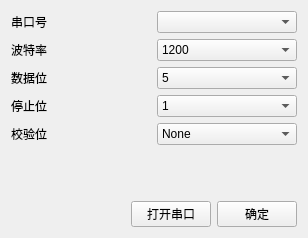
<?xml version="1.0" encoding="UTF-8"?>
<ui version="4.0">
 <class>Settings</class>
 <widget class="QWidget" name="Settings">
  <property name="geometry">
   <rect>
    <x>0</x>
    <y>0</y>
    <width>308</width>
    <height>238</height>
   </rect>
  </property>
  <property name="windowTitle">
   <string>Form</string>
  </property>
  <property name="styleSheet">
   <string notr="true">font: 12pt &quot;微软雅黑&quot;;</string>
  </property>
  <layout class="QVBoxLayout" name="verticalLayout">
   <item>
    <layout class="QGridLayout" name="gridLayout">
     <item row="2" column="0">
      <widget class="QLabel" name="label_3">
       <property name="text">
        <string>数据位</string>
       </property>
      </widget>
     </item>
     <item row="4" column="1">
      <widget class="QComboBox" name="comboBox_CheckBit">
       <item>
        <property name="text">
         <string>None</string>
        </property>
       </item>
       <item>
        <property name="text">
         <string>Odd</string>
        </property>
       </item>
       <item>
        <property name="text">
         <string>Even</string>
        </property>
       </item>
       <item>
        <property name="text">
         <string>Space</string>
        </property>
       </item>
       <item>
        <property name="text">
         <string>Mark</string>
        </property>
       </item>
      </widget>
     </item>
     <item row="3" column="1">
      <widget class="QComboBox" name="comboBox_StopBit">
       <item>
        <property name="text">
         <string>1</string>
        </property>
       </item>
       <item>
        <property name="text">
         <string>1.5</string>
        </property>
       </item>
       <item>
        <property name="text">
         <string>2</string>
        </property>
       </item>
      </widget>
     </item>
     <item row="0" column="1">
      <widget class="QComboBox" name="comboBox_Port"/>
     </item>
     <item row="2" column="1">
      <widget class="QComboBox" name="comboBox_DataBit">
       <item>
        <property name="text">
         <string>5</string>
        </property>
       </item>
       <item>
        <property name="text">
         <string>6</string>
        </property>
       </item>
       <item>
        <property name="text">
         <string>7</string>
        </property>
       </item>
       <item>
        <property name="text">
         <string>8</string>
        </property>
       </item>
      </widget>
     </item>
     <item row="1" column="1">
      <widget class="QComboBox" name="comboBox_Baud">
       <item>
        <property name="text">
         <string>1200</string>
        </property>
       </item>
       <item>
        <property name="text">
         <string>2400</string>
        </property>
       </item>
       <item>
        <property name="text">
         <string>4800</string>
        </property>
       </item>
       <item>
        <property name="text">
         <string>9600</string>
        </property>
       </item>
       <item>
        <property name="text">
         <string>19200</string>
        </property>
       </item>
       <item>
        <property name="text">
         <string>38400</string>
        </property>
       </item>
       <item>
        <property name="text">
         <string>57600</string>
        </property>
       </item>
       <item>
        <property name="text">
         <string>115200</string>
        </property>
       </item>
      </widget>
     </item>
     <item row="1" column="0">
      <widget class="QLabel" name="label_2">
       <property name="text">
        <string>波特率</string>
       </property>
      </widget>
     </item>
     <item row="3" column="0">
      <widget class="QLabel" name="label_4">
       <property name="text">
        <string>停止位</string>
       </property>
      </widget>
     </item>
     <item row="0" column="0">
      <widget class="QLabel" name="label">
       <property name="text">
        <string>串口号</string>
       </property>
      </widget>
     </item>
     <item row="4" column="0">
      <widget class="QLabel" name="label_5">
       <property name="text">
        <string>校验位</string>
       </property>
      </widget>
     </item>
    </layout>
   </item>
   <item>
    <spacer name="verticalSpacer">
     <property name="orientation">
      <enum>Qt::Vertical</enum>
     </property>
     <property name="sizeHint" stdset="0">
      <size>
       <width>17</width>
       <height>37</height>
      </size>
     </property>
    </spacer>
   </item>
   <item>
    <layout class="QHBoxLayout" name="horizontalLayout">
     <item>
      <spacer name="horizontalSpacer">
       <property name="orientation">
        <enum>Qt::Horizontal</enum>
       </property>
       <property name="sizeType">
        <enum>QSizePolicy::Expanding</enum>
       </property>
       <property name="sizeHint" stdset="0">
        <size>
         <width>40</width>
         <height>20</height>
        </size>
       </property>
      </spacer>
     </item>
     <item>
      <widget class="QPushButton" name="OpenButton">
       <property name="text">
        <string>打开串口</string>
       </property>
      </widget>
     </item>
     <item>
      <widget class="QPushButton" name="Button_OK">
       <property name="text">
        <string>确定</string>
       </property>
      </widget>
     </item>
    </layout>
   </item>
  </layout>
 </widget>
 <resources/>
 <connections/>
</ui>
